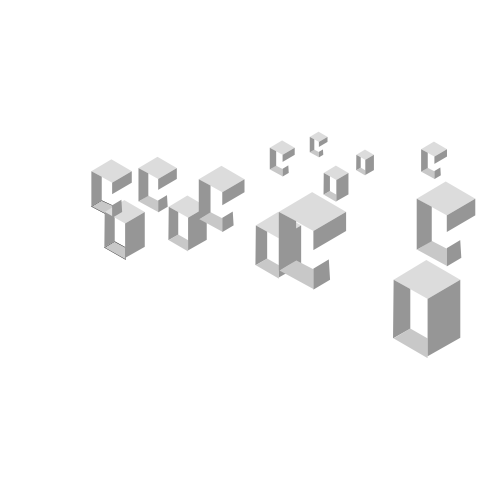
Frame 1 (no input)
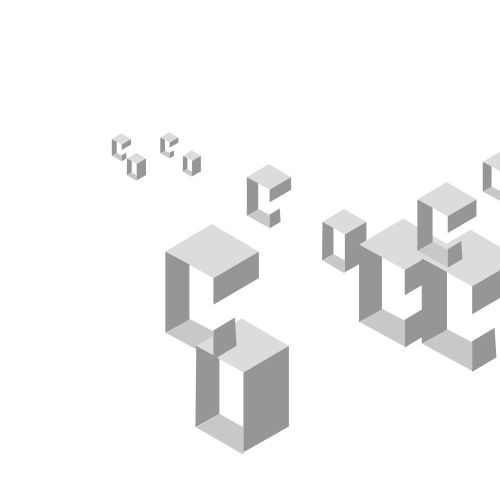
Frame 2 (the mouse pressed at the canvas centre, redrawn once)

The Processing sketch that drew these frames (run headless with seeded random() and noise(); the mouse was pressed at the canvas centre and the sketch redrawn once):

// Processing sketch: processing_54324
// ── processing_54324.pde

//city_origami_logo_parameters

float x = 80;

float y = 77;


float angle = 0.0;



void setup(){
 
  size (500,500);
  smooth();
  noLoop();
  
}

void draw(){
  background(255);
  
  for (int i = 35; i<width +40; i +=50){
    int gray = int(random(0,102));
    
    float scalar = random(0.15, 1.0);
    
     
     
    
    city_origami(i, 110, gray, scalar);
  }
}



void city_origami (int x, int y, int g, float s){
   
  
  pushMatrix();
  translate (x,y);
  scale(s);
  fill(g);//set gray
  
  fill (200);//medium grey quads
  quad(179, 243, 208, 258, 208, 290, 153, 260); //quad 1
  quad(180+x, 244+y, 208+x, 260+y, 208+x, 292+y, 153+x, 260+y); //quad 2
  
 
  
  fill(220); //light grey quads
  noStroke();
  quad(206, 133, 261, 165, 208, 196, 152, 165); //quad 1
  quad(206+ x, 133 + y, 261 + x, 165 + y, 208 + x, 196 + y, 153 + x, 165 + y); //quad 2
  
  
  
  fill(150);//dark grey quads
  quad(152, 165, 180, 180, 180, 244, 152, 260); //quad 1
  
   quad(208, 196, 261, 165, 261, 196, 208, 227); //quad 2
  
 
   
  quad(208, 257, 233, 242, 235, 275, 208, 291); //quad 3
  quad(153 +x, 165 +y, 180 +x, 180 +y, 180 +x, 244 +y, 152+x, 260 +y); //quad 4
  quad(208+x, 196+y, 261+x, 165+y, 261+x, 197+y+62, 208+x, 227+y+62); //quad 5
  
  popMatrix();

  }
